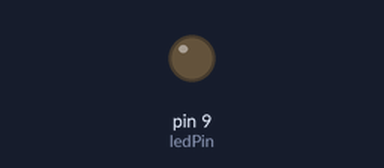
This sketch was run on a simulated Arduino Uno, built with avr-gcc and run on an emulated ATmega328P. Shown: output pins drawn as LEDs (lit = HIGH).

Above: at 0.15 s.
At 31.4 s:
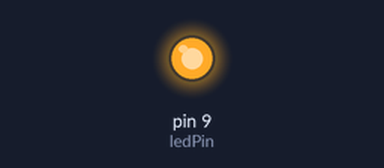
Timing chart, 0 to 40.0 s (numbered marks = the images above):
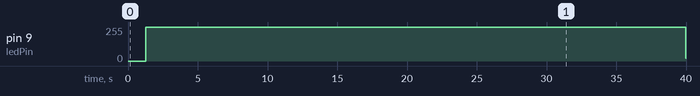

Measured:
- by itself, pin 9 (ledPin): 0/255 → 255/255 at 1.3 s, → 19/255 38.7 s later

The sketch:

pwm.ino
```cpp
//*****************************************************************
/*
 keyestudio 4wd BT Car
 lesson 2.1
 pwm
 http://www.keyestudio.com
*/
int ledPin = 9; // Define the LED pin at D9
int value = 1000;

void setup () {
  pinMode (ledPin, OUTPUT); // initialize ledpin as an output.
}
//PMW  = pulse width modulation
void loop () {
    for (int i = 0; i < value; i++)
    {
      analogWrite (ledPin, i); // LED lights gradually light up
      delay (5); // delay 5ms
    }
    for (int i = value; i> 0; i--)
    {
      analogWrite (ledPin, i); // LED gradually goes out
      delay (5); // delay 5ms
    }
}
//*****************************************************************
```
